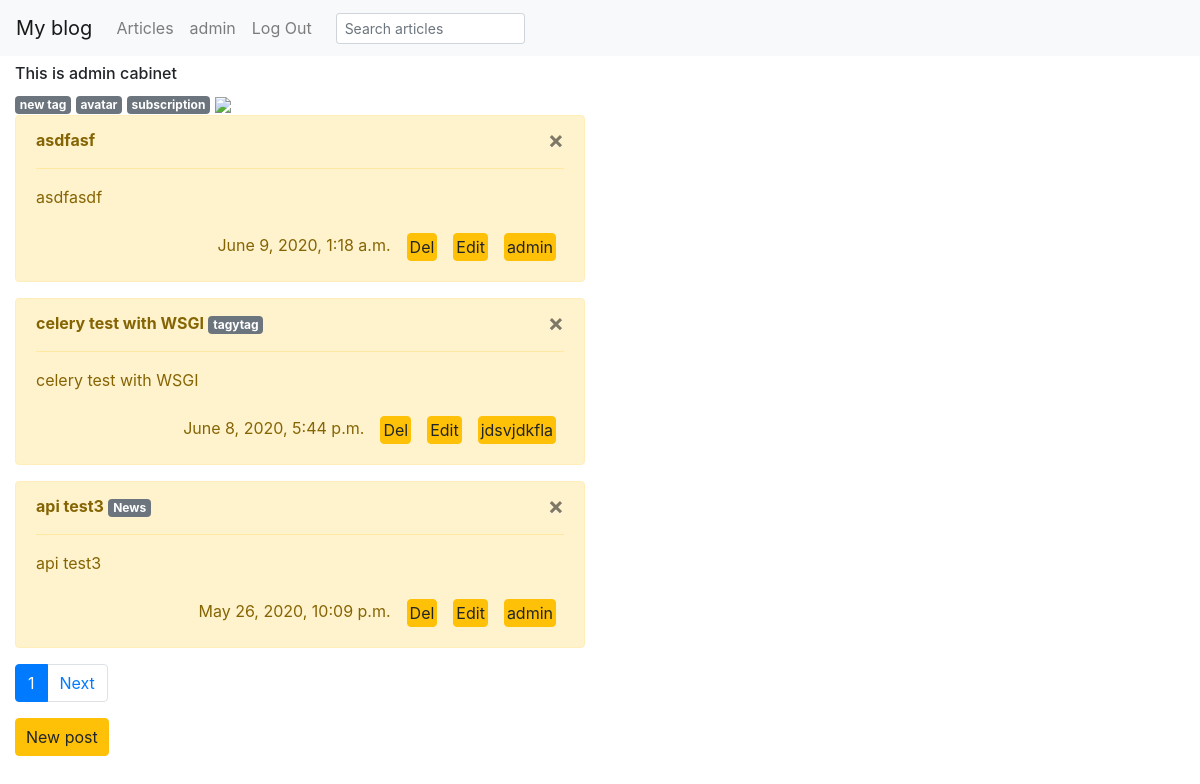
/cabinet/ (signed in), run on the app's committed database.
### posts/models.py (models this page shows, shortened)
class Article(models.Model):
    title = models.CharField(max_length=100)
    content = models.TextField()
    author = models.ForeignKey(User, on_delete=models.CASCADE, related_name='author')
    post_date = models.DateTimeField(auto_now_add=True)
    tags = models.ManyToManyField(Tag, related_name='articles')
    class Meta:
        ordering = ['-post_date']
    def get_absolute_url(self):
        return reverse('posts:user-articles', kwargs={
                       'author': self.author})
    def edit_absolute_url(self):
        return reverse('posts:edit', kwargs={'pk': self.id,
                       'author': self.author})
    def del_absolute_url(self):
        return reverse('cabinet:del_obj', kwargs={'pk': self.id})

class Tag(models.Model):
    name = models.CharField(max_length=60, unique=True)
    def __str__(self):
        return self.name

### cabinet/views.py (the view)
# urls.py: path('', login_required(CabinetListView.as_view()), name='cabinet'),
class CabinetListView(ListView):
    model = Article
    template_name = 'cabinet/cabinet.html'
    def get_queryset(self):
        if not self.request.user.is_superuser:
            user = User.objects.get(username=self.request.user)
            return user.author.all()
        else:
            return Article.objects.all()
    def get_context_data(self, **kwargs):
        context = super().get_context_data(**kwargs)
        self.user = User.objects.get(username=self.request.user)
        context['title'] = self.request.user
        context['cabinet'] = f'This is {self.request.user} cabinet'
        try:
            context['avatar'] = self.user.avatar.avatar
        except:
            pass
        return context
    paginate_by = 3

### templates/cabinet/cabinet.html
{% include 'posts/article_list.html' %}

### templates/posts/article_list.html (shortened to what this page needs)
{% extends "home.html" %}
{% block content %}
    {% if cabinet %}
    <div class="col-sm-6 col-md-6">
       <h6>{{ cabinet }}</h6>
        {% if user.is_superuser %}
          <a href="{% url 'cabinet:new-tag' %}"><span class="badge badge-secondary">new tag</span></a>
        {% endif %}
          <a href="{% url 'cabinet:avatar' %}"><span class="badge badge-secondary">avatar</span></a>
         {% if request.user.sub.count < 1%}
                      <a href="{% url 'cabinet:sub' %}"><span class="badge badge-secondary">subscription</span></a>
         {% else %}
                      <a href="{% url 'cabinet:sub-update' pk=request.user.sub.pk%}"><span class="badge badge-secondary">subscription</span></a>
         {% endif %}
          {% if 'avatar' %}
            <img src='{{ avatar.url }}'>
          {% endif %}
    </div>
    {% endif %}
    {% for obj in object_list  %}
      <div class="col-sm-6 col-md-6">
            <div class="alert alert-warning">
                <button type="button" class="close" data-dismiss="alert" aria-hidden="true">
                    ×</button>
                 <strong>{{ obj.title }}</strong>
                {% if obj.tags %}
                  {% for tag_item in obj.tags.all  %}
                    <a href="{% url 'posts:tag' tag=tag_item.name %}"><span class="badge badge-secondary">{{ tag_item }}</span></a>
                  {% endfor %}
                {% endif %}
                <hr class="message-inner-separator">
                <p>{{ obj.content }}</p>
                <div class='d-flex flex-row-reverse'>
                <div class="p-2">
                  <a href="{{obj.get_absolute_url}}" style="padding: 1px 2px" class="btn btn-xs btn-warning pull-right">
                        {{ obj.author }}
                  </a>
                </div>
                {% if user == obj.author or user.is_superuser and cabinet%}
                <div class="p-2">
                  <a href="{{ obj.edit_absolute_url }}" style="padding: 1px 2px" class="btn btn-xs btn-warning pull-right">
                      Edit
                  </a>
                </div>
                {% endif %}
                {% if user.is_superuser %}
                <div class="p-2">
                  <a href="{{ obj.del_absolute_url }}" style="padding: 1px 2px" class="btn btn-xs btn-warning pull-right">
                  Del
                  </a>
                  </div>
                {% endif %}
                <div class="p-2"><span >{{ obj.post_date}}</span></div>
                </div>
            </div>
        </div>
    {% endfor %}
<nav aria-label="...">
  <ul class="pagination" style="margin-left: 15px">
    {% if  page_obj.has_other_pages %}
            <li class="page-item active">
      <a class="page-link" href="?page={{ page_obj.number}}">{{ page_obj.number }}<span class="sr-only">(current)</span></a>
    </li>
    {% endif %}
        {% if page_obj.has_next %}
    <li class="page-item">
      <a class="page-link" href="?page={{ page_obj.next_page_number }}">Next</a>
    </li>
    {% endif %}
  </ul>
</nav>
    {% if user.is_authenticated %}
    <a href="{% url 'posts:create' %}" style="padding: 6px 10px; margin-left: 15px" class="btn btn-xs btn-warning pull-right">
      New post
    </a>
    {% endif %}
{% endblock %}

### templates/home.html (shortened to what this page needs)
<!DOCTYPE html>
<html lang="en" dir="ltr">
  <head>
    <link rel="stylesheet" href="https://stackpath.bootstrapcdn.com/bootstrap/4.1.3/css/bootstrap.min.css">
  </head>
  <body>
    <nav class="navbar navbar-expand-lg navbar-light bg-light">
  <a class="navbar-brand" href="{% url 'home:home' %}">My blog</a>
  <div class="collapse navbar-collapse" id="navbarNav">
    <ul class="navbar-nav">
      <li class="nav-item">
        <a class="nav-link" href="{% url 'posts:articles' %}">Articles</a>
      </li>
{% if user.is_authenticated %}
  <li class="nav-item">
    <a class="nav-link" href="{% url 'cabinet:cabinet' %}">{{ user }}</a>
  </li>
  <li class="nav-item ">
    <a class="nav-link" href="{% url 'logout' %}">Log Out</a>
  </li>
{% endif %}
<form class="form-inline" action="{% url 'posts:search' %}" method="get">
  <input class="form-control form-control-sm ml-3 w-75"
  name='srch' type="text" placeholder="Search articles"
      aria-label="Search">
</form>
      </ul>
  </div>
</nav>
{% block content %}
{% endblock %}
  </body>
</html>

### data on the page
Article: title "asdfasf", content "asdfasdf", author "admin", post_date "June 9, 2020, 1:18 a.m."
Article: title "celery test with WSGI", content "celery test with WSGI", author "jdsvjdkfla", post_date "June 8, 2020, 5:44 p.m."
Tag: name "tagytag"
Article: title "api test3", content "api test3", author "admin", post_date "May 26, 2020, 10:09 p.m."
Tag: name "News"

### other printed values
{{ user }} "admin"
{{ cabinet }} "This is admin cabinet"
{{ page_obj.number }} "1"
